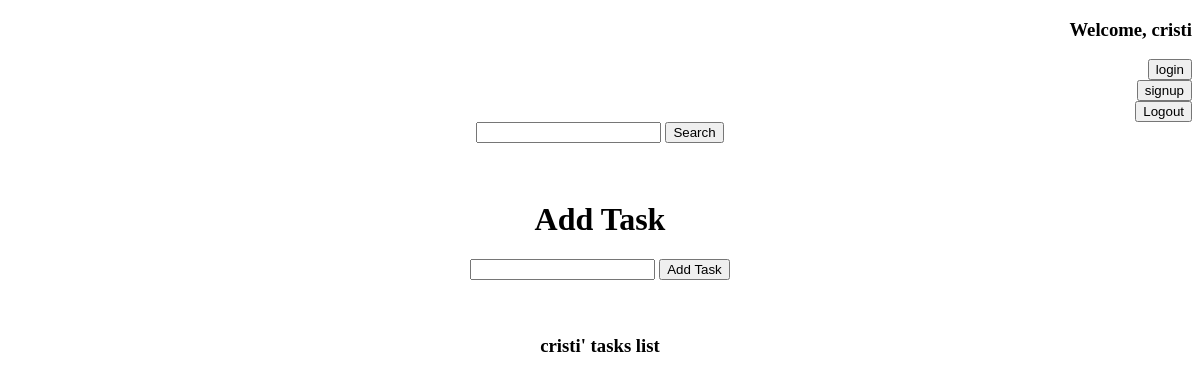
The page / (signed in) on the database as committed earlier.
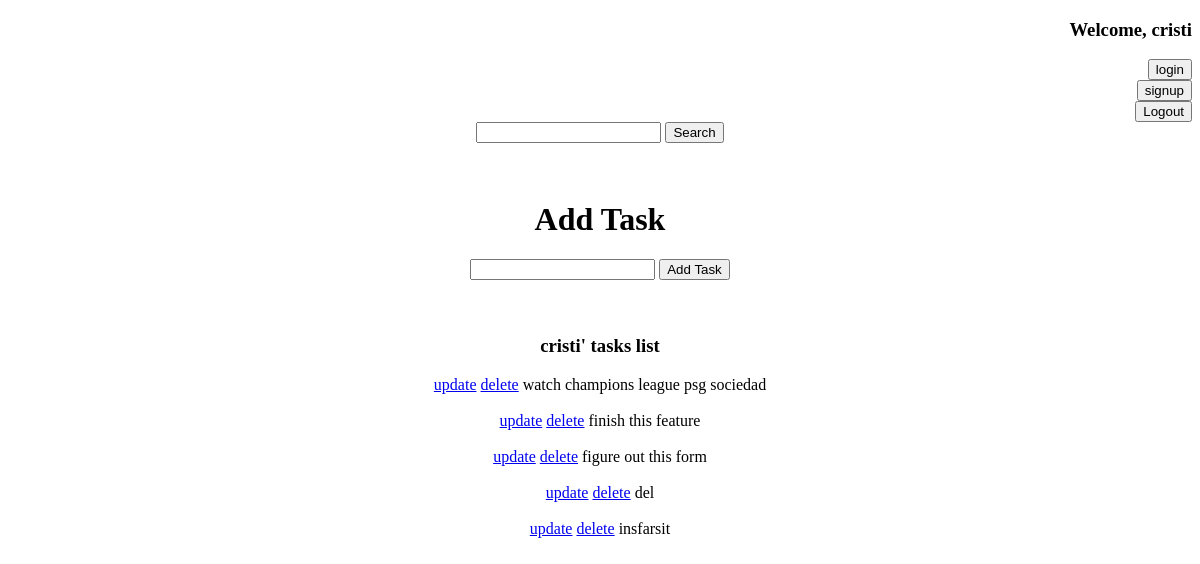
The same page on the database as committed later.
### tasks/models.py (models this page shows, shortened)
class Tasks(models.Model):
    title = models.CharField(max_length=200)
    complete = models.BooleanField(default=False)
    created = models.DateTimeField(auto_now_add=True)
    owner_user = models.ForeignKey(
        settings.AUTH_USER_MODEL,
        on_delete=models.CASCADE,
    )

### tasks/views.py (the view)
# urls.py: path('', views.index, name='list'),
@login_required(login_url='login')
def index(request):
    tasks = Tasks.objects.filter(owner_user=request.user)
    search_input = request.GET.get('search-area') or ''
    form = TasksForm()
    if request.method == 'POST':
        form = TasksForm(request.POST)
        if form.is_valid():
            task = form.save(commit=False)
            task.owner_user = request.user
            task.save()
            messages.success(request, 'added successfully')
            return redirect('/')
        else:
            messages.error(request, form.errors)
    else:
        form = TasksForm()
    if search_input:
        tasks = tasks.filter(title__icontains=search_input)
    context = {"tasks": tasks, "form": form}
    return render(request, 'tasks/list_todo.html', context)

### tasks/forms.py
class TasksForm(ModelForm):
    class Meta:
        model = Tasks
        fields = ['title', 'complete']

### tasks/templates/tasks/list_todo.html (shortened to what this page needs)
<!DOCTYPE html>
<html lang="en">
<head>
</head>
<body>
    <h3 align="right">Welcome, {{user.username}}</h3>
    <div align="right">
    <form action="{% url 'login' %}" method="get">
        <button type="submit">login</button>
    </form>
    <form action="{% url 'signup' %}" method="get">
        <button type="submit">signup</button>
    </form>
    <form action="{% url 'logout' %}" method="get">
        <button type="submit">Logout</button>
    </form>
    </div>
            <div align="center">
            <form method="get" >
                <input type="text" name="search-area" value="{{search_input}}">
                <input type="submit" value="Search">
            </form>
                <br>
                <br>
            </div>
    <div align="center">
        <h1>Add Task</h1>
        <form method="post">
        {{ form.title }}
        <button type="submit">Add Task</button>
    <br>
    <br>
            <h3>{{user.username}}' tasks list</h3>
    {% for task in tasks %}
        <div>
            <a href="{% url 'update_task' task.id %}">update</a>
            <a href="{% url 'delete_task' task.id %}">delete</a>
                {% if task.complete == True %}
                <strike>{{task.title}}</strike>
                {% else %}
                <span>{{task.title}}</span>
                {% endif %}
        </div>
        <br>
    {% endfor %}
    </div>
</body>
</html>

Rows that differ between the two databases and show on the page:
added Tasks: title "watch champions league psg sociedad"
added Tasks: title "finish this feature"
added Tasks: title "figure out this form"
added Tasks: title "del"
added Tasks: title "insfarsit"
